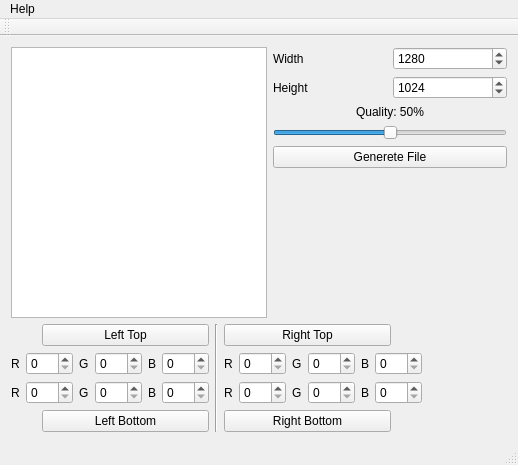
<?xml version="1.0" encoding="UTF-8"?>
<ui version="4.0">
 <class>MainWindow</class>
 <widget class="QMainWindow" name="MainWindow">
  <property name="enabled">
   <bool>true</bool>
  </property>
  <property name="geometry">
   <rect>
    <x>0</x>
    <y>0</y>
    <width>518</width>
    <height>465</height>
   </rect>
  </property>
  <property name="sizePolicy">
   <sizepolicy hsizetype="Preferred" vsizetype="Preferred">
    <horstretch>0</horstretch>
    <verstretch>0</verstretch>
   </sizepolicy>
  </property>
  <property name="minimumSize">
   <size>
    <width>518</width>
    <height>465</height>
   </size>
  </property>
  <property name="maximumSize">
   <size>
    <width>597</width>
    <height>465</height>
   </size>
  </property>
  <property name="windowTitle">
   <string>MainWindow</string>
  </property>
  <property name="styleSheet">
   <string notr="true"/>
  </property>
  <widget class="QWidget" name="centralWidget">
   <layout class="QVBoxLayout" name="verticalLayout_9">
    <item>
     <layout class="QHBoxLayout" name="horizontalLayout_22">
      <item>
       <widget class="QGraphicsView" name="graphicsView"/>
      </item>
      <item>
       <layout class="QVBoxLayout" name="verticalLayout_8">
        <item>
         <layout class="QVBoxLayout" name="verticalLayout_7">
          <item>
           <layout class="QHBoxLayout" name="horizontalLayout_20">
            <item>
             <widget class="QLabel" name="label_13">
              <property name="text">
               <string>Width</string>
              </property>
             </widget>
            </item>
            <item>
             <widget class="QSpinBox" name="spinBoxWidth">
              <property name="minimum">
               <number>1</number>
              </property>
              <property name="maximum">
               <number>10000</number>
              </property>
              <property name="value">
               <number>1280</number>
              </property>
             </widget>
            </item>
           </layout>
          </item>
          <item>
           <layout class="QHBoxLayout" name="horizontalLayout_21">
            <item>
             <widget class="QLabel" name="label_14">
              <property name="text">
               <string>Height</string>
              </property>
             </widget>
            </item>
            <item>
             <widget class="QSpinBox" name="spinBoxHeight">
              <property name="minimum">
               <number>1</number>
              </property>
              <property name="maximum">
               <number>10000</number>
              </property>
              <property name="value">
               <number>1024</number>
              </property>
             </widget>
            </item>
           </layout>
          </item>
          <item>
           <widget class="QLabel" name="labelQuality">
            <property name="text">
             <string>Quality: 50%</string>
            </property>
            <property name="alignment">
             <set>Qt::AlignCenter</set>
            </property>
           </widget>
          </item>
          <item>
           <widget class="QSlider" name="horizontalSlider">
            <property name="maximum">
             <number>100</number>
            </property>
            <property name="value">
             <number>50</number>
            </property>
            <property name="orientation">
             <enum>Qt::Horizontal</enum>
            </property>
           </widget>
          </item>
          <item>
           <widget class="QPushButton" name="pushButton">
            <property name="text">
             <string>Generete File</string>
            </property>
           </widget>
          </item>
          <item>
           <spacer name="verticalSpacer">
            <property name="orientation">
             <enum>Qt::Vertical</enum>
            </property>
            <property name="sizeHint" stdset="0">
             <size>
              <width>20</width>
              <height>40</height>
             </size>
            </property>
           </spacer>
          </item>
         </layout>
        </item>
       </layout>
      </item>
     </layout>
    </item>
    <item>
     <layout class="QHBoxLayout" name="horizontalLayout_19">
      <item>
       <layout class="QVBoxLayout" name="verticalLayout_3">
        <item>
         <layout class="QVBoxLayout" name="verticalLayout">
          <item>
           <layout class="QHBoxLayout" name="horizontalLayout_23">
            <item>
             <widget class="QLabel" name="labelLT">
              <property name="minimumSize">
               <size>
                <width>25</width>
                <height>20</height>
               </size>
              </property>
              <property name="maximumSize">
               <size>
                <width>25</width>
                <height>16777215</height>
               </size>
              </property>
              <property name="text">
               <string/>
              </property>
             </widget>
            </item>
            <item>
             <widget class="QPushButton" name="pushButtonLT">
              <property name="text">
               <string>Left Top</string>
              </property>
              <property name="checkable">
               <bool>true</bool>
              </property>
             </widget>
            </item>
           </layout>
          </item>
          <item>
           <layout class="QHBoxLayout" name="horizontalLayout_4">
            <item>
             <layout class="QHBoxLayout" name="horizontalLayout_3">
              <item>
               <widget class="QLabel" name="label">
                <property name="text">
                 <string>R</string>
                </property>
               </widget>
              </item>
              <item>
               <widget class="QSpinBox" name="spinBoxLTR">
                <property name="maximum">
                 <number>255</number>
                </property>
               </widget>
              </item>
             </layout>
            </item>
            <item>
             <layout class="QHBoxLayout" name="horizontalLayout_2">
              <item>
               <widget class="QLabel" name="label_2">
                <property name="text">
                 <string>G</string>
                </property>
               </widget>
              </item>
              <item>
               <widget class="QSpinBox" name="spinBoxLTG">
                <property name="maximum">
                 <number>255</number>
                </property>
               </widget>
              </item>
             </layout>
            </item>
            <item>
             <layout class="QHBoxLayout" name="horizontalLayout">
              <item>
               <widget class="QLabel" name="label_3">
                <property name="text">
                 <string>B</string>
                </property>
               </widget>
              </item>
              <item>
               <widget class="QSpinBox" name="spinBoxLTB">
                <property name="maximum">
                 <number>255</number>
                </property>
               </widget>
              </item>
             </layout>
            </item>
           </layout>
          </item>
         </layout>
        </item>
        <item>
         <layout class="QVBoxLayout" name="verticalLayout_2">
          <item>
           <layout class="QHBoxLayout" name="horizontalLayout_8">
            <item>
             <layout class="QHBoxLayout" name="horizontalLayout_5">
              <item>
               <widget class="QLabel" name="label_4">
                <property name="text">
                 <string>R</string>
                </property>
               </widget>
              </item>
              <item>
               <widget class="QSpinBox" name="spinBoxLBR">
                <property name="maximum">
                 <number>255</number>
                </property>
               </widget>
              </item>
             </layout>
            </item>
            <item>
             <layout class="QHBoxLayout" name="horizontalLayout_6">
              <item>
               <widget class="QLabel" name="label_5">
                <property name="text">
                 <string>G</string>
                </property>
               </widget>
              </item>
              <item>
               <widget class="QSpinBox" name="spinBoxLBG">
                <property name="maximum">
                 <number>255</number>
                </property>
               </widget>
              </item>
             </layout>
            </item>
            <item>
             <layout class="QHBoxLayout" name="horizontalLayout_7">
              <item>
               <widget class="QLabel" name="label_6">
                <property name="text">
                 <string>B</string>
                </property>
               </widget>
              </item>
              <item>
               <widget class="QSpinBox" name="spinBoxLBB">
                <property name="maximum">
                 <number>255</number>
                </property>
               </widget>
              </item>
             </layout>
            </item>
           </layout>
          </item>
          <item>
           <layout class="QHBoxLayout" name="horizontalLayout_24">
            <item>
             <widget class="QLabel" name="labelLB">
              <property name="minimumSize">
               <size>
                <width>25</width>
                <height>0</height>
               </size>
              </property>
              <property name="maximumSize">
               <size>
                <width>25</width>
                <height>16777215</height>
               </size>
              </property>
              <property name="text">
               <string/>
              </property>
             </widget>
            </item>
            <item>
             <widget class="QPushButton" name="pushButtonLB">
              <property name="text">
               <string>Left Bottom</string>
              </property>
              <property name="checkable">
               <bool>true</bool>
              </property>
             </widget>
            </item>
           </layout>
          </item>
         </layout>
        </item>
       </layout>
      </item>
      <item>
       <widget class="Line" name="line">
        <property name="styleSheet">
         <string notr="true">color: black;</string>
        </property>
        <property name="orientation">
         <enum>Qt::Vertical</enum>
        </property>
       </widget>
      </item>
      <item>
       <layout class="QVBoxLayout" name="verticalLayout_6">
        <item>
         <layout class="QVBoxLayout" name="verticalLayout_4">
          <item>
           <layout class="QHBoxLayout" name="horizontalLayout_9">
            <item>
             <widget class="QPushButton" name="pushButtonRT">
              <property name="text">
               <string>Right Top</string>
              </property>
              <property name="checkable">
               <bool>true</bool>
              </property>
             </widget>
            </item>
            <item>
             <widget class="QLabel" name="labelRT">
              <property name="minimumSize">
               <size>
                <width>25</width>
                <height>0</height>
               </size>
              </property>
              <property name="maximumSize">
               <size>
                <width>25</width>
                <height>16777215</height>
               </size>
              </property>
              <property name="text">
               <string/>
              </property>
             </widget>
            </item>
           </layout>
          </item>
          <item>
           <layout class="QHBoxLayout" name="horizontalLayout_13">
            <item>
             <layout class="QHBoxLayout" name="horizontalLayout_10">
              <item>
               <widget class="QLabel" name="label_7">
                <property name="text">
                 <string>R</string>
                </property>
               </widget>
              </item>
              <item>
               <widget class="QSpinBox" name="spinBoxRTR">
                <property name="maximum">
                 <number>255</number>
                </property>
                <property name="singleStep">
                 <number>1</number>
                </property>
               </widget>
              </item>
             </layout>
            </item>
            <item>
             <layout class="QHBoxLayout" name="horizontalLayout_11">
              <item>
               <widget class="QLabel" name="label_8">
                <property name="text">
                 <string>G</string>
                </property>
               </widget>
              </item>
              <item>
               <widget class="QSpinBox" name="spinBoxRTG">
                <property name="maximum">
                 <number>255</number>
                </property>
               </widget>
              </item>
             </layout>
            </item>
            <item>
             <layout class="QHBoxLayout" name="horizontalLayout_12">
              <item>
               <widget class="QLabel" name="label_9">
                <property name="text">
                 <string>B</string>
                </property>
               </widget>
              </item>
              <item>
               <widget class="QSpinBox" name="spinBoxRTB">
                <property name="maximum">
                 <number>255</number>
                </property>
               </widget>
              </item>
             </layout>
            </item>
           </layout>
          </item>
         </layout>
        </item>
        <item>
         <layout class="QVBoxLayout" name="verticalLayout_5">
          <item>
           <layout class="QHBoxLayout" name="horizontalLayout_17">
            <item>
             <layout class="QHBoxLayout" name="horizontalLayout_16">
              <item>
               <widget class="QLabel" name="label_10">
                <property name="text">
                 <string>R</string>
                </property>
               </widget>
              </item>
              <item>
               <widget class="QSpinBox" name="spinBoxRBR">
                <property name="maximum">
                 <number>255</number>
                </property>
               </widget>
              </item>
             </layout>
            </item>
            <item>
             <layout class="QHBoxLayout" name="horizontalLayout_15">
              <item>
               <widget class="QLabel" name="label_11">
                <property name="text">
                 <string>G</string>
                </property>
               </widget>
              </item>
              <item>
               <widget class="QSpinBox" name="spinBoxRBG">
                <property name="maximum">
                 <number>255</number>
                </property>
               </widget>
              </item>
             </layout>
            </item>
            <item>
             <layout class="QHBoxLayout" name="horizontalLayout_14">
              <item>
               <widget class="QLabel" name="label_12">
                <property name="text">
                 <string>B</string>
                </property>
               </widget>
              </item>
              <item>
               <widget class="QSpinBox" name="spinBoxRBB">
                <property name="maximum">
                 <number>255</number>
                </property>
               </widget>
              </item>
             </layout>
            </item>
           </layout>
          </item>
          <item>
           <layout class="QHBoxLayout" name="horizontalLayout_18">
            <item>
             <widget class="QPushButton" name="pushButtonRB">
              <property name="text">
               <string>Right Bottom</string>
              </property>
              <property name="checkable">
               <bool>true</bool>
              </property>
             </widget>
            </item>
            <item>
             <widget class="QLabel" name="labelRB">
              <property name="minimumSize">
               <size>
                <width>25</width>
                <height>0</height>
               </size>
              </property>
              <property name="maximumSize">
               <size>
                <width>25</width>
                <height>16777215</height>
               </size>
              </property>
              <property name="text">
               <string/>
              </property>
             </widget>
            </item>
           </layout>
          </item>
         </layout>
        </item>
       </layout>
      </item>
      <item>
       <spacer name="horizontalSpacer_3">
        <property name="orientation">
         <enum>Qt::Horizontal</enum>
        </property>
        <property name="sizeHint" stdset="0">
         <size>
          <width>1180</width>
          <height>20</height>
         </size>
        </property>
       </spacer>
      </item>
     </layout>
    </item>
   </layout>
  </widget>
  <widget class="QMenuBar" name="menuBar">
   <property name="geometry">
    <rect>
     <x>0</x>
     <y>0</y>
     <width>518</width>
     <height>20</height>
    </rect>
   </property>
   <widget class="QMenu" name="menuO_programie">
    <property name="title">
     <string>Help</string>
    </property>
    <addaction name="actionO_Autorze"/>
    <addaction name="actionO_Programie"/>
   </widget>
   <addaction name="menuO_programie"/>
  </widget>
  <widget class="QToolBar" name="mainToolBar">
   <attribute name="toolBarArea">
    <enum>TopToolBarArea</enum>
   </attribute>
   <attribute name="toolBarBreak">
    <bool>false</bool>
   </attribute>
  </widget>
  <widget class="QStatusBar" name="statusBar"/>
  <action name="actionO_Autorze">
   <property name="text">
    <string>About author</string>
   </property>
  </action>
  <action name="actionO_Programie">
   <property name="text">
    <string>Version</string>
   </property>
  </action>
 </widget>
 <layoutdefault spacing="6" margin="11"/>
 <resources/>
 <connections/>
</ui>
